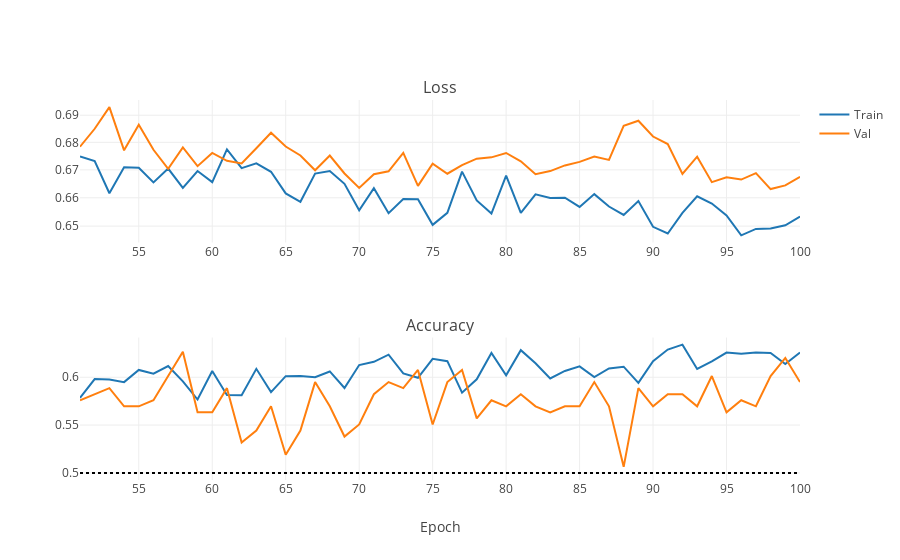

The cell this chart's notebook holds for it:
### Code cell
iplot(plot_training_stats("/DATA/Dropbox/LOOTRPV/Personal_programming/MachineLearning/Tutorials/ImageRecognition/NNs/AlexNet_logs/4_augmented_zoom-rotate.log"))
